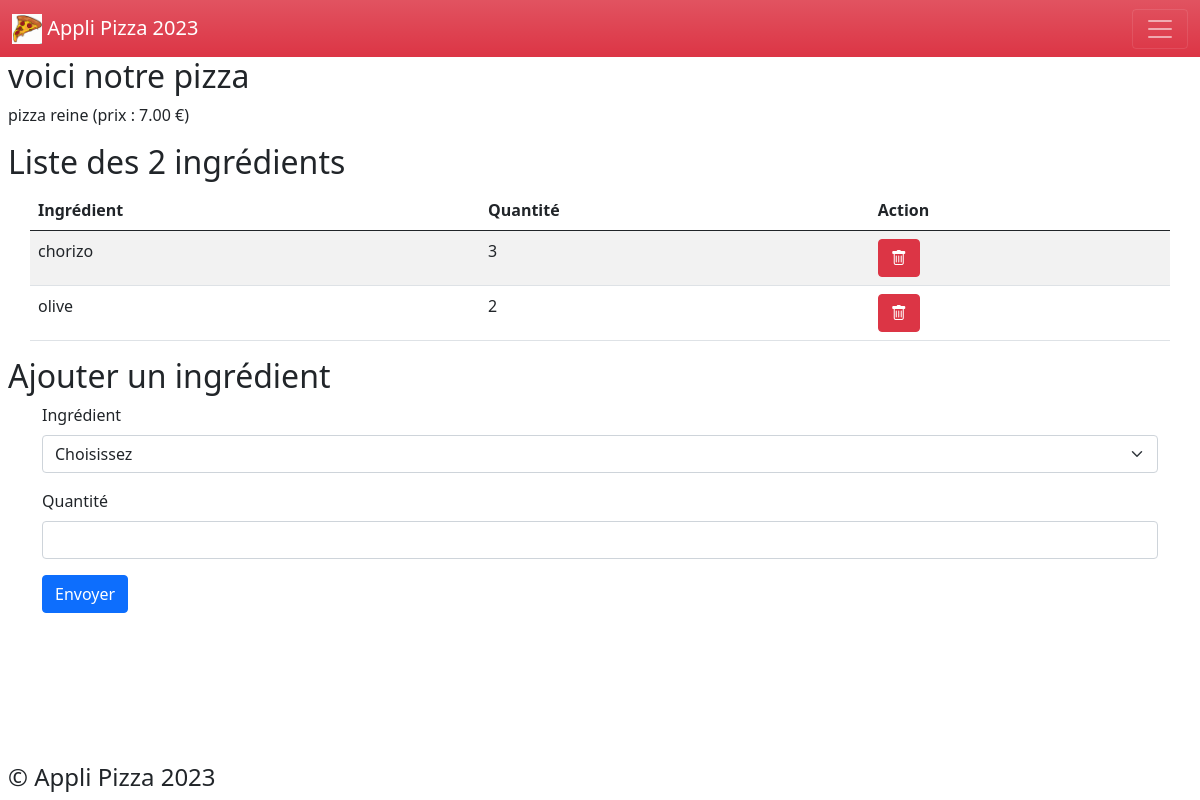
Screenshot of /pizzas/3/ with the database file from the repository.
### applipizza/models.py (models this page shows, shortened)
class Pizza(models.Model) :
    idIPizza = models.AutoField(primary_key = True)
    nomPizza = models.CharField(max_length = 50, verbose_name ='le nom de cette Pizza')
    prix = models.DecimalField(max_digits = 4, decimal_places = 2, verbose_name = 'le prix')
    image = models.ImageField(default= 'imagesPizzas/default.PNG', upload_to = 'imagesPizzas/')
    def __str__(self) -> str :
        return 'pizza ' + self.nomPizza + ' (prix : ' + str(self.prix) + ' €)'

class Ingredient(models.Model) :
    idIngredient = models.AutoField(primary_key = True)
    nomIngredient = models.CharField(max_length = 50, verbose_name ='le nom')

### applipizza/views.py (the view)
# urls.py: path('pizzas/<int:pizza_id>/', views.pizza),
def pizza(request, pizza_id) :
    laPizza = Pizza.objects.get(idIPizza=pizza_id)
    lesCompositions = Composition.objects.filter(pizza=pizza_id)
    ingredients = []
    for composition in lesCompositions :
        ingredients.append({
            'idComposition' : composition.idComposition,
            'nomIngredient' : composition.ingredient.nomIngredient,
            'quantite' : composition.quantite
        })
    lesIngredients = Ingredient.objects.all()
    return render(
        request,
        'applipizza/pizza.html',
        {'pizza' : laPizza, 'ingredients' : ingredients, "lesIng": lesIngredients}
    )

### applipizza/templates/applipizza/pizza.html (shortened to what this page needs)
{% extends 'applipizza/base.html' %}
{% block main %}
<h2 class="mx-2">voici notre pizza</h2>
<p class ="mx-2">{{pizza}}</p>
{% if ingredients|length > 0 %}
<h2 class ="mx-2">Liste des {{ ingredients|length }} ingrédients</h2>
<table class="table table-striped table-responsive container mx-auto">
    <thead>
        <tr>
            <th>Ingrédient</th>
            <th>Quantité</th>
            <th>Action</th>
        </tr>
    </thead>
    <tbody>
        {% for ing in ingredients %}
        <tr>
            <td>{{ing.nomIngredient}}</td>
            <td>{{ing.quantite}}</td>
            <td><a href="/pizzas/{{pizza.idIPizza}}/deleteIngredient/{{ing.idComposition}}" class="btn btn-danger"><i class="bi bi-trash"></i> </a></td>
        </tr>
        {% endfor %}
    </tbody>
</table>
{% else %}
<h4><p class="text-center">Cette pizza ne contient encore aucun ingrédient.</p></h4>
<h6 class="text-center"><a href="/pizzas/">Retour à la liste des pizzas</a></h6>
{% endif %}
<h2 class ="mx-2">Ajouter un ingrédient</h2>
<form action="/pizzas/{{pizza.idIPizza}}/addIngredient/" method="post" class="container mx-auto">
  <div class="mb-3">
    <label for="id_ingredient" class="form-label">Ingrédient</label>
    <select name="ingredient" class="form-select" required id="id_ingredient">
      <option selected disabled>Choisissez</option>
    </select>
  </div>
  <div class="mb-3">
    <label for="id_quantite" class="form-label">Quantité</label>
    <input type="text" name="quantite" class="form-control" maxlength="180" required id="id_quantite">
  </div>
  <button type="submit" class="btn btn-primary">Envoyer</button>
</form>
{% endblock %}

### static/applipizza/css/styles.css (style rules this page uses)
.Site { display: flex; min-height: 100vh; flex-direction: column; }

### rows the page displays
Pizza: nomPizza+prix "pizza reine (prix : 7.00 €)"
Ingredient: nomIngredient "chorizo"
Ingredient: nomIngredient "olive"

### other values shown
{{ ingredients|length }} "2"
{{ ing.quantite }} "3" "2"
